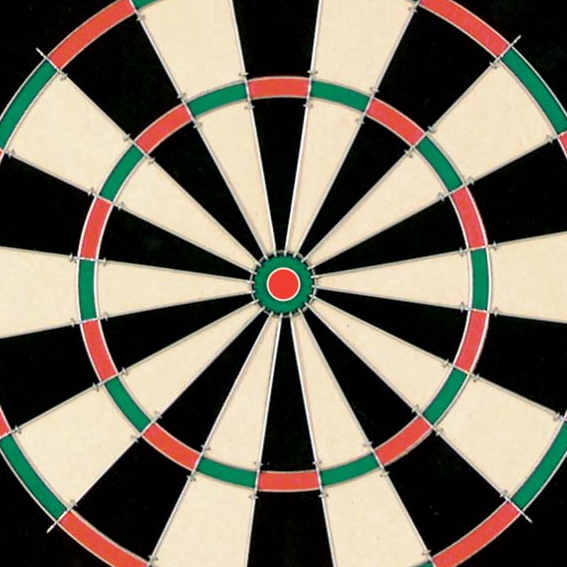
//> input picture CW_example/ImageProcessing/Assessment_CW/dart.bmp, 567 x 567 px
$ ./dartboard dart.bmp dart.bmp   (built with g++ and OpenCV 4)
//> lines starting //> are read from the running program, lines starting //| are printed output that depends on the picture; after the words box and inside, x2 and y2 are one past the last pixel; in counts of white or black regions, pixels touching at a corner belong together
//> further down, image is the input picture: 567 rows x 567 cols, CV_8UC3; mean B, G, R 96.6, 111.5, 119.5
//> in main, `cvtColor(image, gray_image, CV_BGR2GRAY);`:
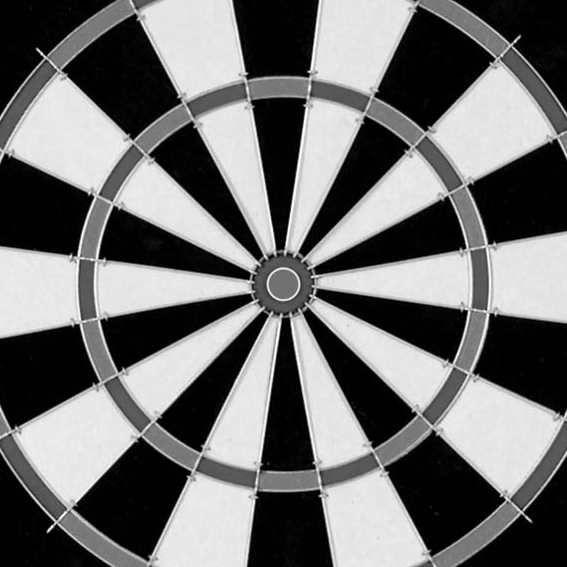
//> gray_image: 567 rows x 567 cols, CV_8UC1; min 0, max 255, mean 112.2
### CW_example/ImageProcessing/Assessment_CW/houghcircles.h
#include <stdio.h>
#include <stdlib.h>
#include <iostream>
#include <string>
#include <opencv2/core.hpp>
#include <opencv2/highgui.hpp>
#include <opencv2/imgproc.hpp>
#include <opencv2/imgproc/imgproc.hpp>

void convolute(cv::Mat input_image, cv::Mat output_image, cv::Mat kernel);

void sobel(cv::Mat input, cv::Mat sobelX, cv::Mat sobelY, cv::Mat sobelMag, cv::Mat sobelDir, bool debug_mode);

void thresholdX(cv::Mat input, cv::Mat output, int T);

std::vector<cv::Vec3f> hough(cv::Mat grad_mag, cv::Mat grad_orient, int threshold, cv::Mat org, bool debug_mode);

std::vector<cv::Vec3f> houghCircleCalculation(cv::Mat input, int minRadius, int maxRadius, bool debug_mode);

// just for debugging
std::string type2str(int type);

### CW_example/ImageProcessing/Assessment_CW/houghcircles.cpp
#include <stdio.h>
#include <stdlib.h>
#include <iostream>
#include <string>
#include <opencv2/core.hpp>
#include <opencv2/highgui.hpp>
#include <opencv2/imgproc.hpp>
#include <opencv2/imgproc/imgproc.hpp>
#include "houghcircles.h"

using namespace cv;
using namespace std;

void convolute(Mat input, Mat output, Mat kernel){
    filter2D(input, output,-1, kernel);
}

// method for debugging
// [22 lines left out: function type2str, not called in this run]

void sobel(Mat input, Mat sobelX, Mat sobelY, Mat sobelMag, Mat sobelDir, bool debug_mode){
    // deriative in x direction
    Mat kernelX(3, 3, CV_32F);
    kernelX.at<float>(0,0) = 1.0f;
    kernelX.at<float>(0,1) = 0.0f;
    kernelX.at<float>(0,2) = -1.0f;
    kernelX.at<float>(1,0) = 2.0f;
    kernelX.at<float>(1,1) = 0.0f;
    kernelX.at<float>(1,2) = -2.0f;
    kernelX.at<float>(2,0) = 1.0f;
    kernelX.at<float>(2,1) = 0.0f;
    kernelX.at<float>(2,2) = -1.0f;

    convolute(input,sobelX,kernelX);

    // and in y direction
    Mat kernelY(3, 3, CV_32F);
    kernelY.at<float>(0,0) = 1.0f;
    kernelY.at<float>(0,1) = 2.0f;
    kernelY.at<float>(0,2) = 1.0f;
    kernelY.at<float>(1,0) = 0.0f;
    kernelY.at<float>(1,1) = 0.0f;
    kernelY.at<float>(1,2) = 0.0f;
    kernelY.at<float>(2,0) = -1.0f;
    kernelY.at<float>(2,1) = -2.0f;
    kernelY.at<float>(2,2) = -1.0f;

    convolute(input,sobelY,kernelY);
//> in convolute (call 2), `filter2D(input, output,-1, kernel);`:
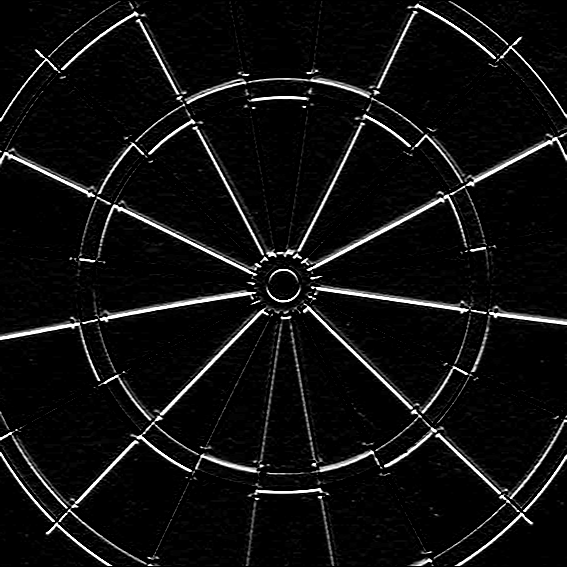
//> output: 567 rows x 567 cols, CV_8UC1; min 0, max 255, mean 15.4

    //approximation for the sobel magnitude
    addWeighted(sobelX, 0.5, sobelY, 0.5, 0, sobelMag);
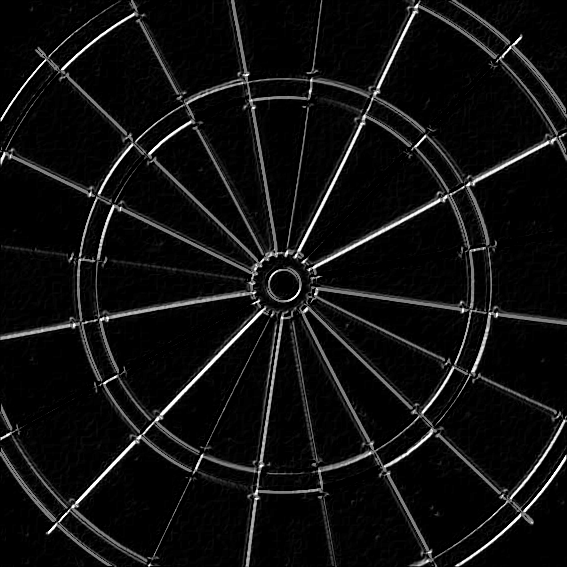
//> sobelMag: 567 rows x 567 cols, CV_8UC1; min 0, max 255, mean 15.7

    // calculate the direction of the gradient
    // TOOD: check convertion here
    sobelX.convertTo(sobelX, CV_32F);
    sobelX.convertTo(sobelY, CV_32F);
    phase(sobelX, sobelY, sobelDir);
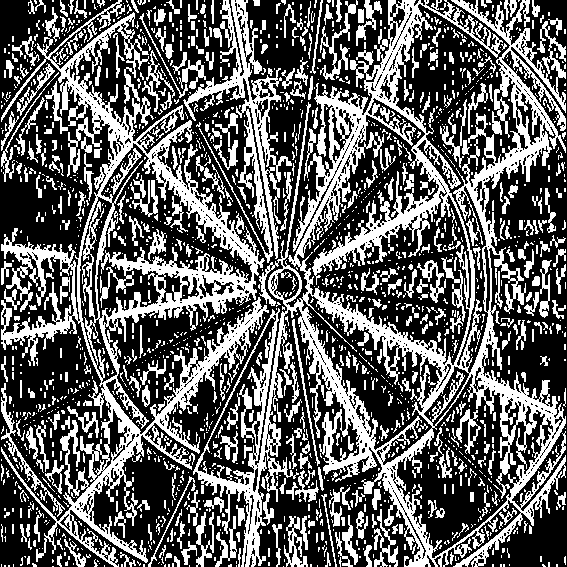
//> sobelDir: 567 rows x 567 cols, CV_32FC1; values 0 (black) and 0.785 (white), 38% white; 1881 white regions (1429 under 20 px), largest, box (x1, y1, x2, y2) and area: (193, 0, 566, 567) 46124, (1, 0, 269, 567) 28815, (183, 0, 292, 263) 5672
    sobelDir.convertTo(sobelDir, CV_8UC1);

    if(debug_mode){
        cout << "[DEBUG SOBEL]: Type of sobelX: " << type2str(sobelX.type()) << endl;
        cout << "[DEBUG SOBEL]: Type of sobelY: " << type2str(sobelY.type()) << endl;
        cout << "[DEBUG SOBEL]: Type of sobelMag: " << type2str(sobelMag.type()) << endl;
        cout << "[DEBUG SOBEL]: Type of sobelDir: " << type2str(sobelDir.type()) << endl;
    }

    // save all images
    imwrite("workdir/sobelGradientMagnitude.jpg", sobelMag);
    imwrite("workdir/sobelX.jpg", sobelX);
    imwrite("workdir/sobelY.jpg", sobelY);
    imwrite("workdir/sobelGradientDirection.jpg", sobelDir);
}

void thresholdX(Mat input, Mat output, int T){
//> called with T = 100
    // simple threshold calculation
    for(int y = 0; y < input.rows; y++){
        for(int x = 0; x < input.cols; x++){
            uchar pixel = input.at<uchar>(y,x);
            if(pixel >= T){
                output.at<uchar>(y,x) = 255;
            }else{
                output.at<uchar>(y,x) = 0;
            }
        }
    }
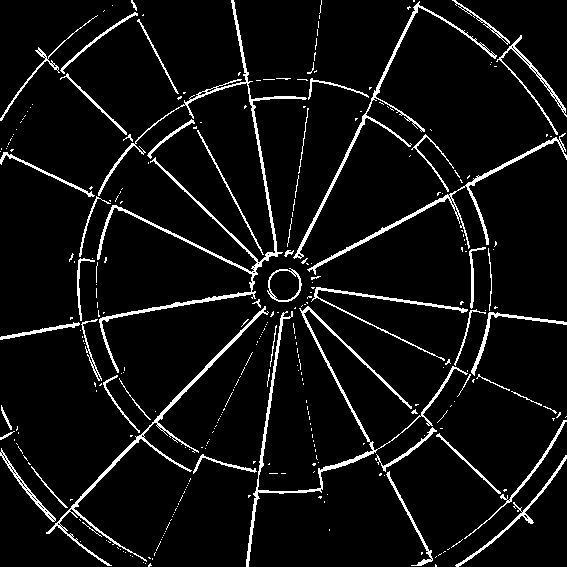
//> output: 567 rows x 567 cols, CV_8UC1; 6.2% white in thin lines or dots

    // save the threshold image
    imwrite("workdir/threshold.jpg", output);
}


vector<Vec3f> hough(Mat grad_mag, Mat grad_orient, int threshold, Mat org, bool debug_mode){
    vector<Vec3f> circles;
    // Apply the Hough Transform to find the circles
    circles = houghCircleCalculation(grad_mag, 30, 80, debug_mode);

    cout << "[INFO]: Found " << circles.size() << " circles in the image!" << endl;
    return circles;
}

vector<Vec3f> houghCircleCalculation(Mat input, int minRadius, int maxRadius, bool debug_mode){
//> called with minRadius = 30, maxRadius = 80, debug_mode = false
    vector<Vec3f> output;
    // reimplement this opencv inbuilt function
    //HoughCircles(input, output, CV_HOUGH_GRADIENT, 1, input.rows/8, 200, 100, 0, 0 );
    //return output;

    // some parameters to increase performance and other adjustments
    // IMPORTANT: DO NOT CHANGE ANY OF THESE PARAMS IF YOU DO NOT KNOW EXACTLY WHAT YOU ARE DOING THERE!!!!
    int x_step_size = 1;
    int y_step_size = 1;
    int theta_step_size = 1;
    int r_step_size = 1;

    int pixelThreshold = 200; // this is the threshold for drawing a circle around the pixel if the pixel is bright enough
    int t = 120; // this is the threshold for detecting a center of a cricle as a center!
        t = t/ (y_step_size * x_step_size * theta_step_size);

    cout << "[INFO HOUGH]: minRadius: " << minRadius << endl;
    cout << "[INFO HOUGH]: maxRadius: " << maxRadius << endl;
    cout << "[INFO HOUGH]: debug_mode: " << debug_mode << endl;
//| [INFO HOUGH]: debug_mode: 0
    cout << "[INFO HOUGH]: x_step_size: " << x_step_size << endl;
    cout << "[INFO HOUGH]: y_step_size: " << y_step_size << endl;
    cout << "[INFO HOUGH]: r_step_size: " << r_step_size << endl;
    cout << "[INFO HOUGH]: theta_step_size: " << theta_step_size << endl;
    cout << "[INFO HOUGH]: threshold for detecting circles: " << t << endl;

    if (debug_mode){
        cout << "[DEBUG HOUGHCIRCLE]: Checkpoint 01: inited params" << endl;
    }

    // init houghspace H
    int H[input.cols][input.rows];
    Mat houghspace = input.clone();
    for(int i = 0; i < input.cols; i++){
            for(int j = 0; j < input.rows; j++){
                houghspace.at<uchar>(j,i) = 0;
            }
        }
//> houghspace: 567 rows x 567 cols, CV_8UC1; 6.24% of pixels changed, all inside (x1, y1, x2, y2) = (0, 0, 567, 567)


    if (debug_mode){
        cout << "[DEBUG HOUGHCIRCLE]: Checkpoint 02: inited hough space" << endl;
    }

    for(int r = minRadius; r < maxRadius; r=r+r_step_size){
        if (debug_mode){
        cout << "[DEBUG HOUGHCIRCLE]: --- Start new Houghspace calculation for Radius '" << r << "' ---" << endl;
        cout << "[DEBUG HOUGHCIRCLE]: Start resetting houghspace...";
        }
        // kind of a progress indicator
        double progress = (r - minRadius) * 100 / (maxRadius - minRadius);
        cout << "[INFO HOUGH]: Progress: " <<  progress << " \%" << endl;

        // reset hough space
        for(int i = 0; i < input.cols; i++){
            for(int j = 0; j < input.rows; j++){
                H[i][j] = 0;
            }
        }

        if(debug_mode){
            cout << "\tDone!" << endl;
            cout << "[DEBUG HOUGHCIRCLE]: Start calculating the houghspace...";
        }

        // calculate houghspace
        for(int y = 0; y < input.rows-y_step_size; y=y+y_step_size){
            for(int x = 0; x < input.cols-x_step_size; x=x+x_step_size){
                uchar pixel = input.at<uchar>(y,x);
                if(pixel >= pixelThreshold){
                    // draw circle around the pixel
                    for(int theta = 0; theta < 360-theta_step_size; theta=theta+theta_step_size){
                        // calculate the polar coordinates for the center
                        int a = x - r * cos(theta * CV_PI / 180);
                        // skip coordinates outside the image
                        if(a < 0 || a >= input.cols){
                            continue;
                        }
                        int b = y - r * sin(theta * CV_PI / 180);
                        if(b < 0 || b >= input.rows){
                            continue;
                        }
                        // increase voting
                        H[a][b] += 1;
                    }
                }
            }
        }

        if (debug_mode){
            cout << "\tDone!" << endl;
            cout << "[DEBUG HOUGHCIRCLE]: Start detecting the circles...";
        }
        int max = 0;
        // look if pixels are abough a certain threshold then they are centers of a circle
        for(int i = 0; i < input.cols; i++){
            for(int j = 0; j < input.rows; j++){
                if (debug_mode){
                    if (H[i][j] > max){
                        // calculate the maximum in the houghspace to set the threshold to a good value
                        max = H[i][j];
                    }
                }

                if (H[i][j] > t){
                    // circle detected
                    // add the x and y coordinates and the radius of the detected circle to the output vector
                    output.push_back(Vec3f(i,j,r));
                }
            }
        }

        if(debug_mode){
            cout << "\tDone!" << endl;
        }

        // merge the houghspace to a 2D image
        for(int i = 0; i < input.cols; i++){
            for(int j = 0; j < input.rows; j++){
                houghspace.at<uchar>(j,i) = houghspace.at<uchar>(j,i) + ( (H[i][j]*r_step_size*3)/(maxRadius-minRadius) );
            }
        }

        if (debug_mode){
            cout << "[DEBUG HOUGHCIRCLE]: Max value found in the houghspace was '" << max << "'" << endl;
        }
    }
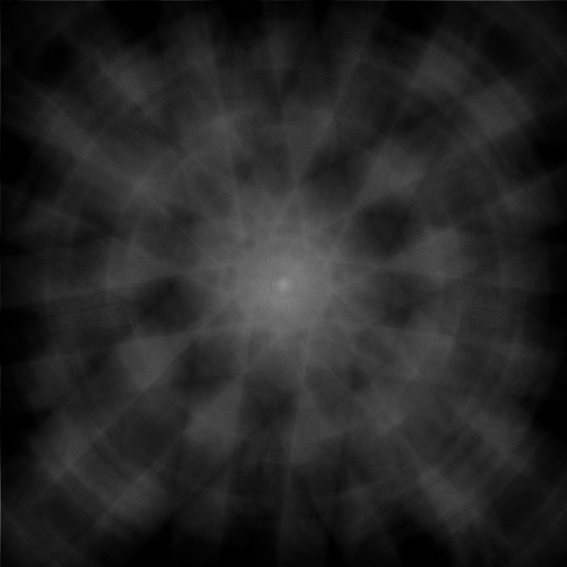
//> houghspace: 567 rows x 567 cols, CV_8UC1; min 0, max 146, mean 37.2
//> after the loop, output = 316 items, first 12: [136, 184, 30], [137, 184, 30], [223, 267, 30], [223, 268, 30], [224, 268, 30], [243, 236, 30], [244, 236, 30], [244, 237, 30], [244, 238, 30], [245, 236, 30], [245, 237, 30], [245, 238, 30]

    cout << "[INFO HOUGH]: Progress: " <<  100 << " \%" << endl;
    imwrite("workdir/houghspace.jpg", houghspace);

    if (debug_mode){
        cout << "[DEBUG HOUGHCIRCLE]: Circle detecting for all radius finished!" << endl;
    }

    return output;
}

### CW_example/ImageProcessing/Assessment_CW/dartboard.cpp
// header inclusion
#include <stdio.h>
#include "opencv2/objdetect/objdetect.hpp"
#include "opencv2/opencv.hpp"
#include "opencv2/core.hpp"
#include "opencv2/highgui.hpp"
#include "opencv2/imgproc/imgproc.hpp"
#include <iostream>
#include <string>
#include "houghcircles.h"
#include <algorithm>
#include <cstdio>
#include <ctime>

using namespace std;
using namespace cv;

std::vector<cv::Rect> detectDartboards(Mat frame);

std::vector<cv::Rect> selectDartboards(std::vector<cv::Rect> dartboards, std::vector<cv::Vec3f> circles);

std::vector<cv::Rect> mergeDartboards(std::vector<cv::Rect> dartboards);

void drawDartboards(std::vector<cv::Rect> dartboards, cv::Mat image);

void drawDebugDartboards(vector<Rect> dartboards, vector<Vec3f>circles, Mat image);

String cascade_name = "dartcascade/cascade.xml";
CascadeClassifier cascade;
bool debug_mode = false; // enable to get additional debug information on the terminal

int main(int argc, char** argv) {
    // init clock for benchmarking
    clock_t start;
    double duration;
    start = clock();

    cout << "[STATUS]: Hello Dartboard Detector" << endl;

    // parse arguments to detect viewing mode
    bool viewmode;
    if(argc == 3){
        char c = argv[2][0];
        viewmode = c != '0';
    }else{
        viewmode = true;
    }
    cout << "[STATUS]: View mode is '" << viewmode << "'" << endl;

    // input image
    String input_filename = argv[1];
    input_filename = "input_images/" + input_filename;
    Mat image = imread(input_filename, 1);
    cout << "[STATUS]: Loaded image '" << input_filename << "' from input_images directory as input file." << endl;

    // Convert to gray scale
    Mat gray_image;
    cvtColor(image, gray_image, CV_BGR2GRAY);
    imwrite("workdir/gray_img.jpg", gray_image);
    cout << "[STATUS]: Converted image to gray scale image." << endl;

    // Sobel filter
    cout << "[STATUS]: Begin Sobel filter calculation..." << endl;
    Mat sobelY = Mat(gray_image.size(), CV_8U);
    Mat sobelX = Mat(gray_image.size(), CV_8U);
    Mat sobelMag = Mat(gray_image.size(), CV_8U);
    Mat sobelDir = Mat(gray_image.size(), CV_8U);
    sobel(gray_image, sobelX, sobelY, sobelMag, sobelDir, debug_mode);
    cout << "[STATUS]: Finished Sobel calculation!" << endl;

    // threshold the image
    cout << "[STATUS]: Begin thresholding sobelMag image..." << endl;
    Mat thresholdSobelMag = Mat(gray_image.size(), CV_8U);
    thresholdX(sobelMag, thresholdSobelMag, 100);
    cout << "[STATUS]: Finished thresholding sobelMag image!" << endl;

    // detect circles
    cout << "[STATUS]: Begin hough transformation..." << endl;
    vector<Vec3f> circles;
    circles = hough(thresholdSobelMag, sobelDir, 100, image, debug_mode);
//> in hough, `circles = houghCircleCalculation(grad_mag, 30, 80, debug_mode);`: circles has the same summary as output in houghCircleCalculation
//| [INFO]: Found 316 circles in the image!
//> circles has the same summary as output in houghCircleCalculation
    cout << "[STATUS]: Finished hough transformation!" << endl;

	// load the Strong Classifier in a structure called `Cascade'
    cout << "[STATUS]: Start loading classifier structure..." << endl;
	if( !cascade.load( cascade_name ) ){ printf("--(!)Error loading\n"); return -1; };
    cout << "[STATUS]: Finished loading classifier structure!" << endl;

    // detect dartboards
    cout << "[STATUS]: Start dartboard detection...!" << endl;
	vector<Rect> dartboards;
    dartboards = detectDartboards(image);
    cout << "[STATUS]: Finished dartboard detection!" << endl;

    // remove false dartboards
    cout << "[STATUS]: Match detected dartboards with detected circles...!" << endl;
    vector<Rect> dartboards2;
    dartboards2 = dartboards;
    dartboards = selectDartboards(dartboards, circles);
    cout << "[STATUS]: Finished dartboard selection!" << endl;

    // merge overlapping dartboards together
    dartboards =  mergeDartboards(dartboards);

    // draw dartboards on the image
    cout << "[STATUS]: Start drawing dartboards on the image...!" << endl;
    Mat image2 = image.clone();
    drawDartboards(dartboards, image);
    drawDebugDartboards(dartboards2, circles, image2);
    cout << "[STATUS]: Finished drawing dartboards!" << endl;

	// Save Result Image
	string prefix = "output_images/detected_";
	string filename = argv[1];
	imwrite( (prefix + filename), image);


	// Save Result Image
	prefix = "output_images/detected2_";
	imwrite( (prefix + filename), image2);

    // end the time for benchmarking
    duration = ( std::clock() - start ) / (double) CLOCKS_PER_SEC;

    if(viewmode){
        // show the detected dartboards in the end
        imshow("Detected dartboards", image);
        waitKey(0);

        // just for debugging
        imshow("Debugging dartboards", image2);
        waitKey(0);
    }

    cout << "[STATUS]: Dartboard detection finished! Duration was " << duration << "s."<< endl;
    return 0;
}

std::vector<Rect> detectDartboards( Mat frame )
{
	std::vector<Rect> dartboards;
	Mat frame_gray;

	// 1. Prepare Image by turning it into Grayscale and normalising lighting
	cvtColor( frame, frame_gray, CV_BGR2GRAY );
	equalizeHist( frame_gray, frame_gray );
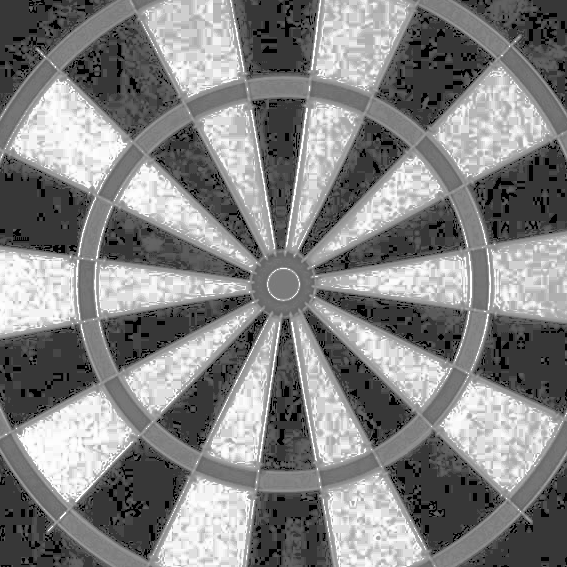
//> frame_gray: 567 rows x 567 cols, CV_8UC1; min 0, max 255, mean 130.4

	// 2. Perform Viola-Jones Object Detection
	cascade.detectMultiScale( frame_gray, dartboards, 1.1, 1, 0|CV_HAAR_SCALE_IMAGE, Size(50, 50), Size(500,500) );
//> dartboards = 4 Rects (x, y, width, height): [498, 266, 52, 52], [184, 498, 54, 54], [486, 494, 68, 68], [76, 80, 391, 391]

    std::cout << "[INFO]: Found " << dartboards.size() << " dartboards in the image." << std::endl;
//| [INFO]: Found 4 dartboards in the image.
//> (the rest of the program and of its run is left out)
